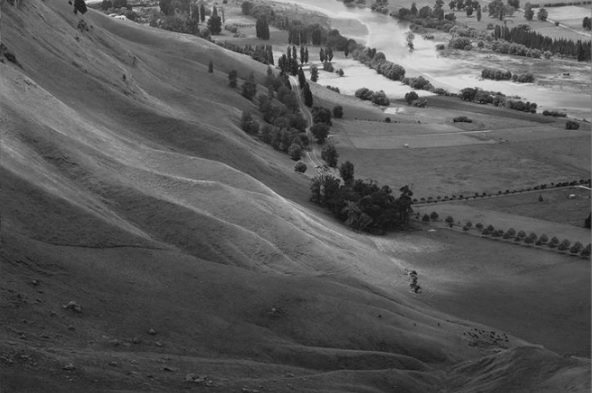
#> input picture opencv/data/Hawkes.jpg, 592 x 393 px, found by its file name
$ jupyter execute bitwise_calc.ipynb
#> lines starting #> are read from the running program, lines starting #| are printed output that depends on the picture; after the words box and inside, x2 and y2 are one past the last pixel; in counts of white or black regions, pixels touching at a corner belong together
- bitwise_and : mask 영역에서 서로 공통으로 겹치는 부분 출력
- bitwise_or : mask 영역의 두 이미지를 합쳐버림

[cell 1]
import numpy as np
import matplotlib.pyplot as plt
import cv2

img = cv2.imread('/home/kkyu/amr_ws/opencv/data/Hawkes.jpg')
#> img is the input picture: shape (393, 592, 3); min 13, max 230, mean 88.3

# 마스크 만들기
mask = np.zeros_like(img)
cv2.circle(mask, (260,210), 100, (255,255,255), -1)
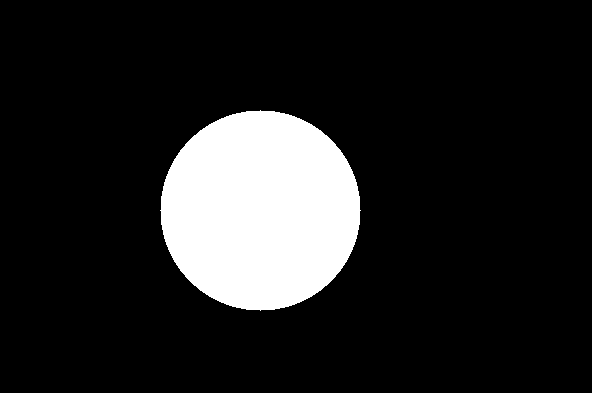
#> mask: shape (393, 592, 3); 13.5% white; 1 white region, box (x1, y1, x2, y2) and area: (160, 110, 361, 311) 31417

# 마스킹
masked = cv2.bitwise_and(img, mask)
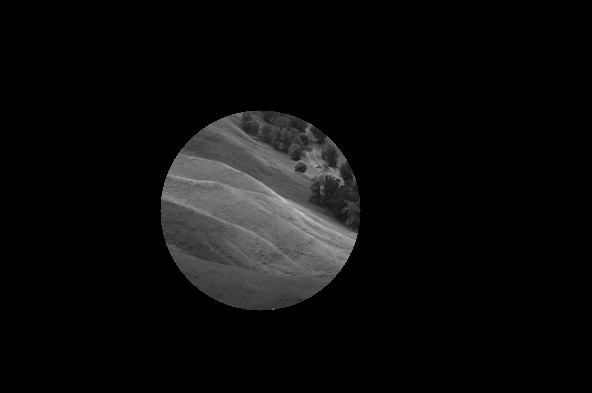
#> masked: shape (393, 592, 3); min 0, max 196, mean 12

cv2.imshow('original', img)
cv2.imshow('mask', mask)
cv2.imshow('masked', masked)

cv2.waitKey()
cv2.destroyAllWindows()

[cell 2]
plt.imshow(img)

[cell 3]
import numpy as np
import matplotlib.pyplot as plt
import cv2

img = cv2.imread('/home/kkyu/amr_ws/opencv/data/Hawkes.jpg')

# 마스크 만들기
mask = np.zeros_like(img)
cv2.rectangle(mask, (300,250), (500,50), (255,255,255), -1) # 선 두께를 -1로 하면 사각형 안이 꽉참 전체를 의미
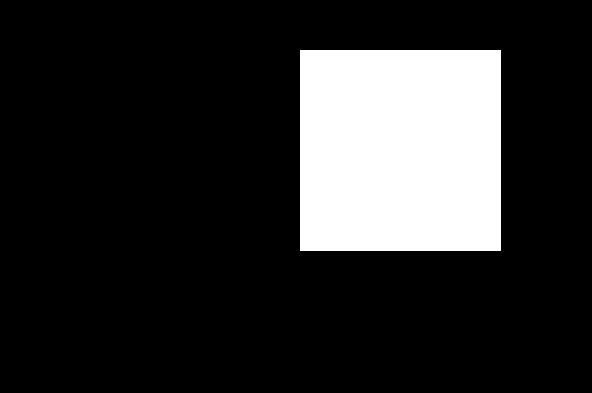
#> mask: shape (393, 592, 3); 17.4% white; 1 white region, box (x1, y1, x2, y2) and area: (300, 50, 501, 251) 40401

# 마스킹
masked = cv2.bitwise_and(img, mask)
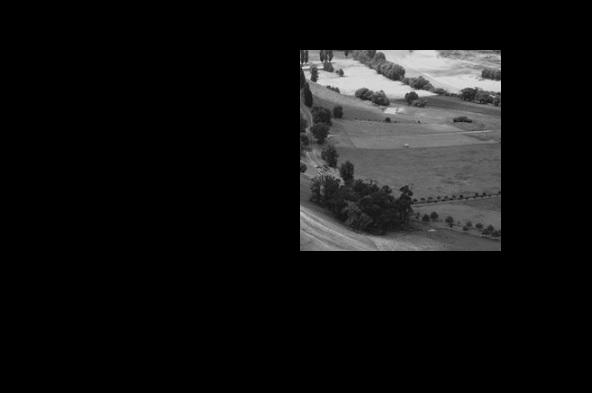
#> masked: shape (393, 592, 3); min 0, max 222, mean 18.2

font = cv2.FONT_HERSHEY_SIMPLEX
cv2.putText(masked, text = 'hill', org = (300,250),
            fontFace=font, fontScale=2, color = (255,255,255),
            thickness=2, lineType=cv2.LINE_AA) # LINE_AA : antialiased line
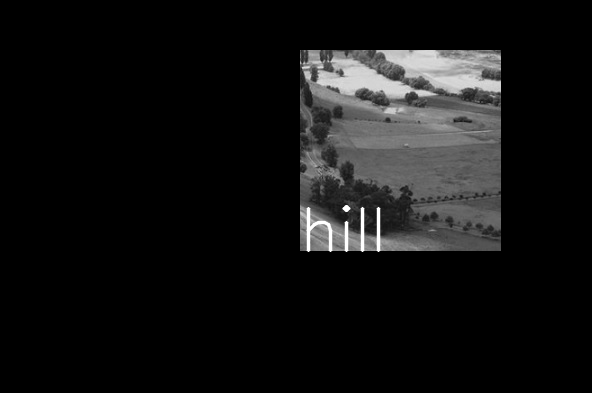
#> masked: shape (393, 592, 3); 0.48% of pixels changed, all inside (x1, y1, x2, y2) = (306, 205, 381, 253)

cv2.imshow('original', img)
cv2.imshow('mask', mask)
cv2.imshow('masked', masked)

cv2.waitKey()
cv2.destroyAllWindows()

[cell 4]
import numpy as np
import matplotlib.pyplot as plt
import cv2

img = cv2.imread('/home/kkyu/amr_ws/opencv/data/Giraffe.jpg')
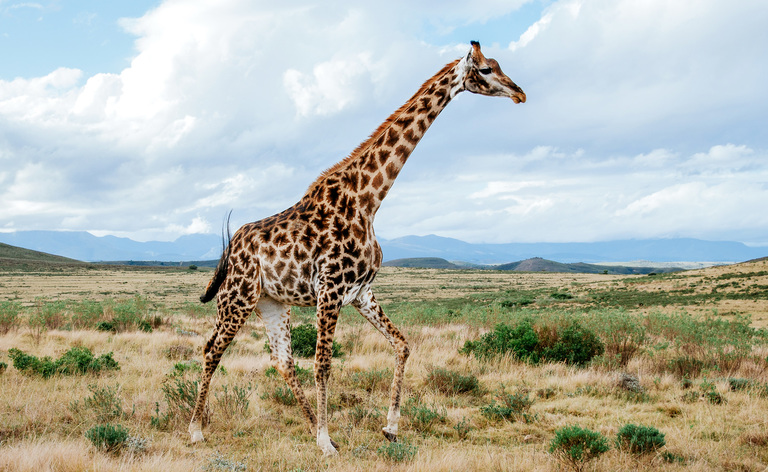
#> input picture opencv/data/Giraffe.jpg, 768 x 472 px, found by its file name
#> img is the input picture: shape (472, 768, 3); mean B, G, R 167.4, 178.8, 176.8

giraffe_mask = cv2.cvtColor(img, cv2.COLOR_BGR2GRAY)
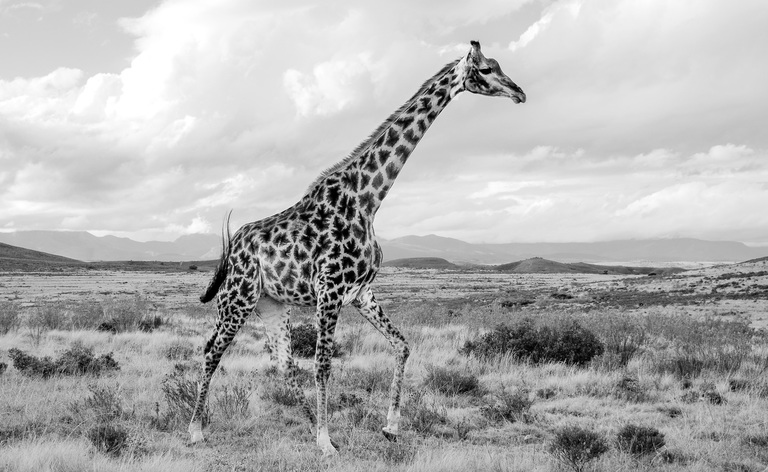
#> giraffe_mask: shape (472, 768); min 0, max 255, mean 176.9
_, giraffe_mask = cv2.threshold(giraffe_mask, 127, 255, cv2.THRESH_BINARY)
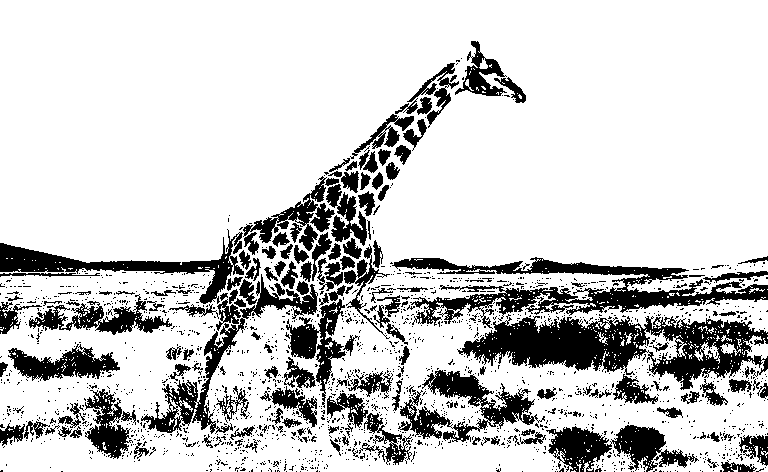
#> giraffe_mask: shape (472, 768); 80.4% white; 1819 black regions (1651 under 20 px), largest, box (x1, y1, x2, y2) and area: (457, 316, 768, 390) 10836, (392, 257, 768, 329) 8144, (0, 229, 244, 304) 3903

masked = cv2.bitwise_and(img, img, mask=giraffe_mask)
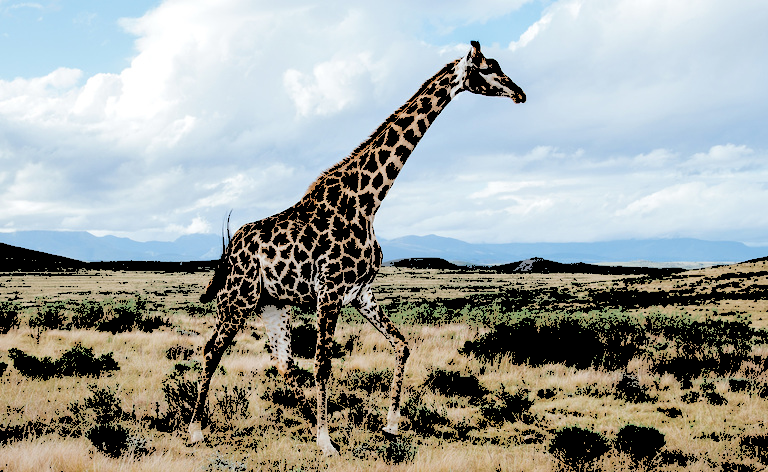
#> masked: shape (472, 768, 3); mean B, G, R 157.1, 161.5, 157.6

cv2.imshow('Masked Image', masked)

cv2.waitKey(0)
cv2.destroyAllWindows()
